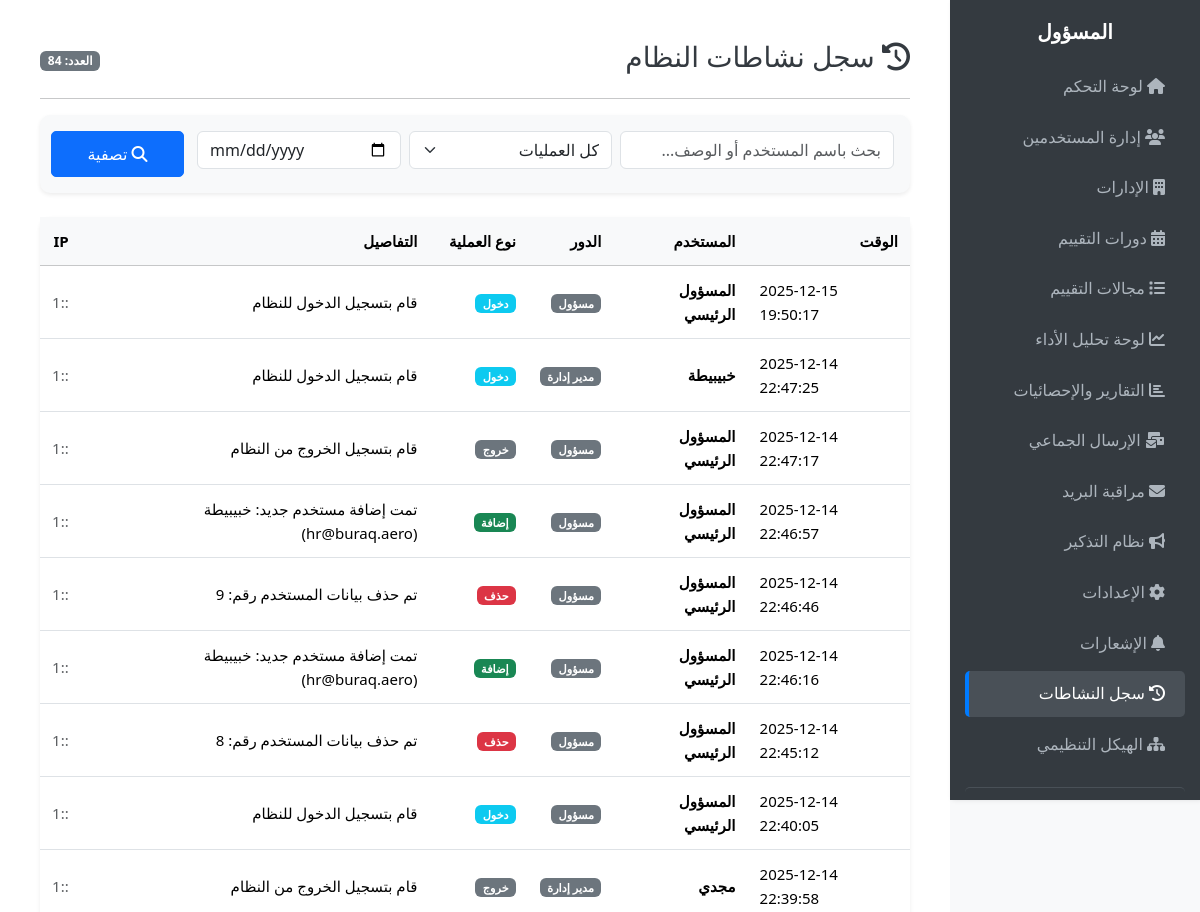
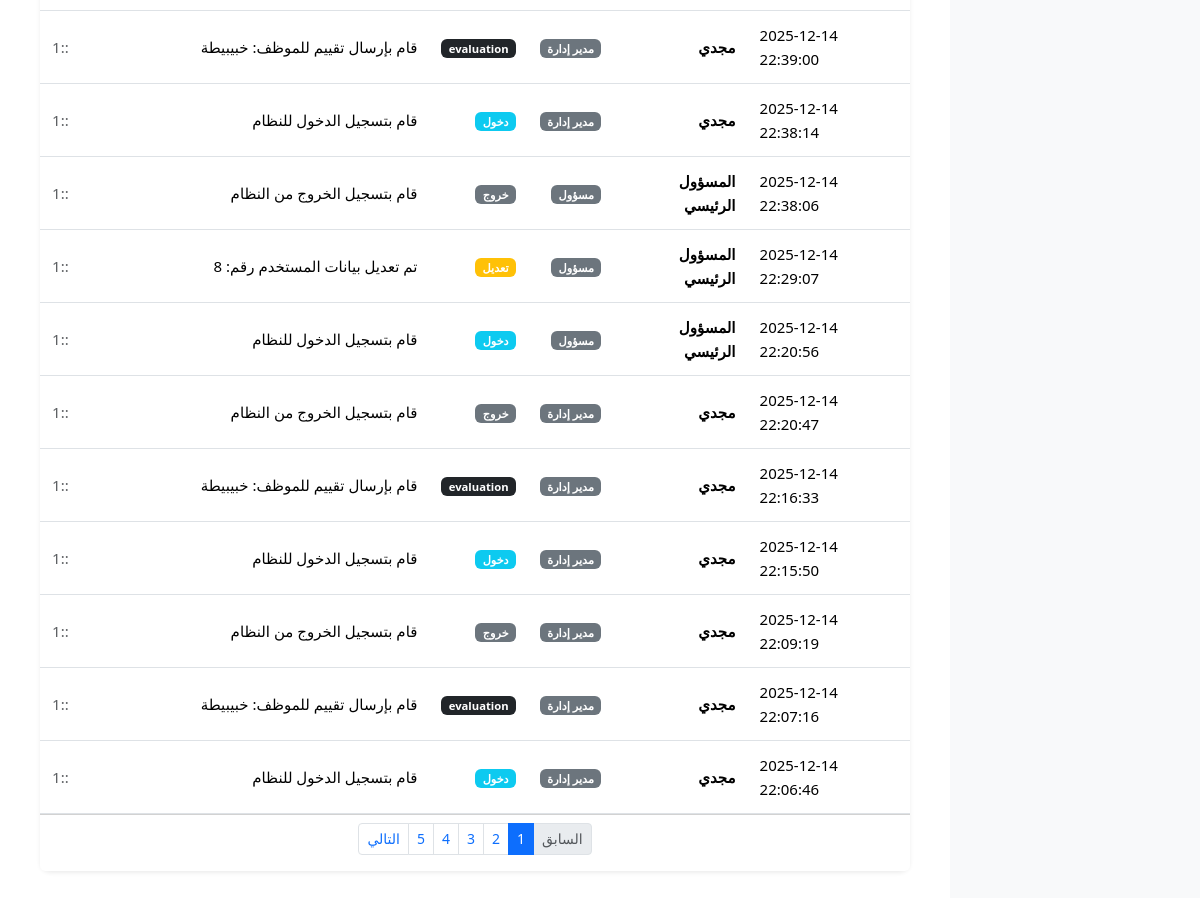
/public/admin/activity_logs.php (signed in), run on the app's committed database (2 pictures, top to bottom).
### tables this page shows
CREATE TABLE `activity_logs` (
  `id` int(11) NOT NULL,
  `user_id` int(10) UNSIGNED DEFAULT NULL COMMENT 'معرف المستخدم الذي قام بالعملية',
  `user_name` varchar(150) DEFAULT NULL COMMENT 'الاسم وقت التنفيذ (للحفظ حتى لو حذف المستخدم)',
  `role` varchar(50) DEFAULT NULL COMMENT 'دور المستخدم',
  `action` varchar(100) NOT NULL COMMENT 'نوع العملية: login, create, update, delete, logout',
  `description` text DEFAULT NULL COMMENT 'وصف تفصيلي: مثلا "قام بتعديل الموظف رقم 5"',
  `ip_address` varchar(45) DEFAULT NULL COMMENT 'عنوان IP للمستخدم',
  `created_at` timestamp NOT NULL DEFAULT current_timestamp()
);

### public/admin/activity_logs.php (the view, shortened to what this page needs)
<?php
require_once '../../app/core/db.php';
$page = isset($_GET['page']) ? (int)$_GET['page'] : 1;
$limit = 20;
$offset = ($page - 1) * $limit;
$filter_user = trim($_GET['user'] ?? '');
$filter_action = $_GET['action'] ?? '';
$filter_date = $_GET['date'] ?? '';
$where = ["1=1"];
$params = [];
$where_sql = implode(' AND ', $where);
$count_stmt = $pdo->prepare("SELECT COUNT(*) FROM activity_logs WHERE $where_sql");
$count_stmt->execute($params);
$total_rows = $count_stmt->fetchColumn();
$total_pages = ceil($total_rows / $limit);
$sql = "SELECT * FROM activity_logs WHERE $where_sql ORDER BY created_at DESC LIMIT $limit OFFSET $offset";
$stmt = $pdo->prepare($sql);
$stmt->execute($params);
$logs = $stmt->fetchAll();
?>
<!DOCTYPE html>
<html dir="rtl" lang="ar">
<head>
    <link href="https://cdn.jsdelivr.net/npm/bootstrap@5.3.2/dist/css/bootstrap.rtl.min.css" rel="stylesheet">
    <link rel="stylesheet" href="https://cdnjs.cloudflare.com/ajax/libs/font-awesome/6.4.0/css/all.min.css">
    <link rel="stylesheet" href="../assets/css/admin-dashboard.css">
</head>
<body class="admin-dashboard">
<?php $current_page = basename(__FILE__); require_once '_sidebar_nav.php'; ?>
<main class="admin-main-content">
    <div class="d-flex justify-content-between align-items-center mb-3">
        <h3><i class="fas fa-history"></i> سجل نشاطات النظام</h3>
        <span class="badge bg-secondary">العدد: <?= $total_rows ?></span>
    </div>
    <hr>
    <div class="card mb-4 bg-light border-0 shadow-sm">
        <div class="card-body p-3">
            <form method="GET" class="row g-2">
                <div class="col-md-4">
                    <input type="text" name="user" class="form-control" placeholder="بحث باسم المستخدم أو الوصف..." value="<?= htmlspecialchars($filter_user) ?>">
                </div>
                <div class="col-md-3">
                    <select name="action" class="form-select">
                        <option value="">كل العمليات</option>
                    </select>
                </div>
                <div class="col-md-3">
                    <input type="date" name="date" class="form-control" value="<?= htmlspecialchars($filter_date) ?>">
                </div>
                <div class="col-md-2">
                    <button type="submit" class="btn btn-primary w-100"><i class="fas fa-search"></i> تصفية</button>
                </div>
            </form>
        </div>
    </div>
    <div class="card shadow-sm">
        <div class="card-body p-0">
            <div class="table-responsive">
                <table class="table table-hover mb-0 align-middle">
                    <thead class="table-light">
                        <tr>
                            <th>الوقت</th>
                            <th>المستخدم</th>
                            <th>الدور</th>
                            <th>نوع العملية</th>
                            <th>التفاصيل</th>
                            <th>IP</th>
                        </tr>
                    </thead>
                    <tbody>
                        <?php if(empty($logs)): ?>
                            <tr><td colspan="6" class="text-center py-4 text-muted">لا توجد سجلات.</td></tr>
                        <?php else: ?>
                            <?php foreach($logs as $log): ?>
                            <tr>
                                <td dir="ltr" class="text-end"><?= date('Y-m-d H:i:s', strtotime($log['created_at'])) ?></td>
                                <td class="fw-bold"><?= htmlspecialchars($log['user_name']) ?></td>
								  <?php
                                $role_map = match($log['role']) {
        'admin' => 'مسؤول',
        'manager' => 'مدير إدارة',
        'supervisor' => 'رئيس مباشر',
        'evaluator' => 'موظف تقييمات',
        'employee' => 'موظف'
                                };
                                ?>
                                <td><span class="badge bg-secondary"><?= $role_map ?></span></td>
                                <td>
                                   <?php
                                $cls = match($log['action']) {
                                    'login' => 'info',
                                    'logout' => 'secondary',
                                    'create' => 'success',
                                    'delete' => 'danger',
                                    'update' => 'warning',
                                    default => 'dark'
                                };
                                $txt = match($log['action']) {
                                    'login' => 'دخول',
                                    'logout' => 'خروج',
                                    'create' => 'إضافة',
                                    'delete' => 'حذف',
                                    'update' => 'تعديل',
                                    default => $log['action']
                                };
                                ?>
                                    <span class="badge bg-<?= $cls ?>"><?= $txt ?></span>
                                </td>
                                <td><?= htmlspecialchars($log['description']) ?></td>
                                <td class="small text-muted"><?= $log['ip_address'] ?></td>
                            </tr>
                            <?php endforeach; ?>
                        <?php endif; ?>
                    </tbody>
                </table>
            </div>
        </div>
        <?php if ($total_pages > 1): ?>
        <div class="card-footer bg-white d-flex justify-content-center">
            <nav>
                <ul class="pagination pagination-sm mb-0">
                    <li class="page-item <?= $page <= 1 ? 'disabled' : '' ?>">
                        <a class="page-link" href="?page=<?= $page-1 ?>&user=<?= urlencode($filter_user) ?>&action=<?= $filter_action ?>&date=<?= $filter_date ?>">السابق</a>
                    </li>
                    <?php for($i=1; $i<=$total_pages; $i++): ?>
                        <li class="page-item <?= $i==$page?'active':'' ?>">
                            <a class="page-link" href="?page=<?= $i ?>&user=<?= urlencode($filter_user) ?>&action=<?= $filter_action ?>&date=<?= $filter_date ?>"><?= $i ?></a>
                        </li>
                    <?php endfor; ?>
                    <li class="page-item <?= $page >= $total_pages ? 'disabled' : '' ?>">
                        <a class="page-link" href="?page=<?= $page+1 ?>&user=<?= urlencode($filter_user) ?>&action=<?= $filter_action ?>&date=<?= $filter_date ?>">التالي</a>
                    </li>
                </ul>
            </nav>
        </div>
        <?php endif; ?>
    </div>
</main>
</body>
</html>

### public/assets/css/admin-dashboard.css (style rules this page uses)
body { font-family: 'Segoe UI', Tahoma, Geneva, Verdana, sans-serif; background-color: #f8f9fa; color: #212529; margin: 0; padding: 0; direction: rtl; }
.admin-dashboard { display: flex; min-height: 100vh; background-color: #f8f9fa; }
.admin-main-content { margin-right: 250px; padding: 20px; width: calc(100% - 250px); background: #fff; min-height: 100vh; overflow-x: hidden; }
h3, h4, h5 { color: #343a40; }
.card { margin-bottom: 20px; border: none; border-radius: 10px; box-shadow: 0 4px 8px rgba(0,0,0,0.1); }
.table { font-size: 14px; }
.table th, .table td { vertical-align: middle; padding: 12px; }
.btn { font-size: 14px; padding: 8px 16px; border-radius: 5px; transition: all 0.3s ease; }
@media (min-width: 992px) { .admin-main-content { padding: 30px; } }
@media (min-width: 992px) { .card { margin-bottom: 25px; } }
@media (min-width: 992px) { .table th, .table td { font-size: 15px; } }
@media (min-width: 992px) { .btn { font-size: 16px; padding: 10px 20px; } }
body { line-height: 1.6; }
p, li { margin-bottom: 0.5rem; }
[dir="rtl"] .table th, [dir="rtl"] .table td { text-align: right; }
[dir="rtl"] .btn { margin-right: 5px; }
* { box-sizing: border-box; -webkit-tap-highlight-color: transparent; }
@media screen and (min-width: 1024px) { .admin-main-content { padding: 40px; } }

### data on the page
activity_logs: created_at "2025-12-15 19:50:17", user_name "المسؤول الرئيسي", role "مسؤول", action "دخول", description "قام بتسجيل الدخول للنظام", ip_address "::1"
activity_logs: created_at "2025-12-14 22:47:25", user_name "خبيبيطة", role "مدير إدارة", action "دخول", description "قام بتسجيل الدخول للنظام", ip_address "::1"
activity_logs: created_at "2025-12-14 22:47:17", user_name "المسؤول الرئيسي", role "مسؤول", action "خروج", description "قام بتسجيل الخروج من النظام", ip_address "::1"
activity_logs: created_at "2025-12-14 22:46:57", user_name "المسؤول الرئيسي", role "مسؤول", action "إضافة", description "تمت إضافة مستخدم جديد: خبيبيطة (hr@buraq.aero)", ip_address "::1"
activity_logs: created_at "2025-12-14 22:46:46", user_name "المسؤول الرئيسي", role "مسؤول", action "حذف", description "تم حذف بيانات المستخدم رقم: 9", ip_address "::1"
activity_logs: created_at "2025-12-14 22:46:16", user_name "المسؤول الرئيسي", role "مسؤول", action "إضافة", description "تمت إضافة مستخدم جديد: خبيبيطة (hr@buraq.aero)", ip_address "::1"
activity_logs: created_at "2025-12-14 22:45:12", user_name "المسؤول الرئيسي", role "مسؤول", action "حذف", description "تم حذف بيانات المستخدم رقم: 8", ip_address "::1"
activity_logs: created_at "2025-12-14 22:40:05", user_name "المسؤول الرئيسي", role "مسؤول", action "دخول", description "قام بتسجيل الدخول للنظام", ip_address "::1"
activity_logs: created_at "2025-12-14 22:39:58", user_name "مجدي", role "مدير إدارة", action "خروج", description "قام بتسجيل الخروج من النظام", ip_address "::1"
activity_logs: created_at "2025-12-14 22:39:00", user_name "مجدي", role "مدير إدارة", action "evaluation", description "قام بإرسال تقييم للموظف: خبيبيطة", ip_address "::1"
activity_logs: created_at "2025-12-14 22:38:14", user_name "مجدي", role "مدير إدارة", action "دخول", description "قام بتسجيل الدخول للنظام", ip_address "::1"
activity_logs: created_at "2025-12-14 22:38:06", user_name "المسؤول الرئيسي", role "مسؤول", action "خروج", description "قام بتسجيل الخروج من النظام", ip_address "::1"
activity_logs: created_at "2025-12-14 22:29:07", user_name "المسؤول الرئيسي", role "مسؤول", action "تعديل", description "تم تعديل بيانات المستخدم رقم: 8", ip_address "::1"
activity_logs: created_at "2025-12-14 22:20:56", user_name "المسؤول الرئيسي", role "مسؤول", action "دخول", description "قام بتسجيل الدخول للنظام", ip_address "::1"
activity_logs: created_at "2025-12-14 22:20:47", user_name "مجدي", role "مدير إدارة", action "خروج", description "قام بتسجيل الخروج من النظام", ip_address "::1"
activity_logs: created_at "2025-12-14 22:16:33", user_name "مجدي", role "مدير إدارة", action "evaluation", description "قام بإرسال تقييم للموظف: خبيبيطة", ip_address "::1"
activity_logs: created_at "2025-12-14 22:15:50", user_name "مجدي", role "مدير إدارة", action "دخول", description "قام بتسجيل الدخول للنظام", ip_address "::1"
activity_logs: created_at "2025-12-14 22:09:19", user_name "مجدي", role "مدير إدارة", action "خروج", description "قام بتسجيل الخروج من النظام", ip_address "::1"
activity_logs: created_at "2025-12-14 22:07:16", user_name "مجدي", role "مدير إدارة", action "evaluation", description "قام بإرسال تقييم للموظف: خبيبيطة", ip_address "::1"
activity_logs: created_at "2025-12-14 22:06:46", user_name "مجدي", role "مدير إدارة", action "دخول", description "قام بتسجيل الدخول للنظام", ip_address "::1"

### other printed values
$total_rows "84"
